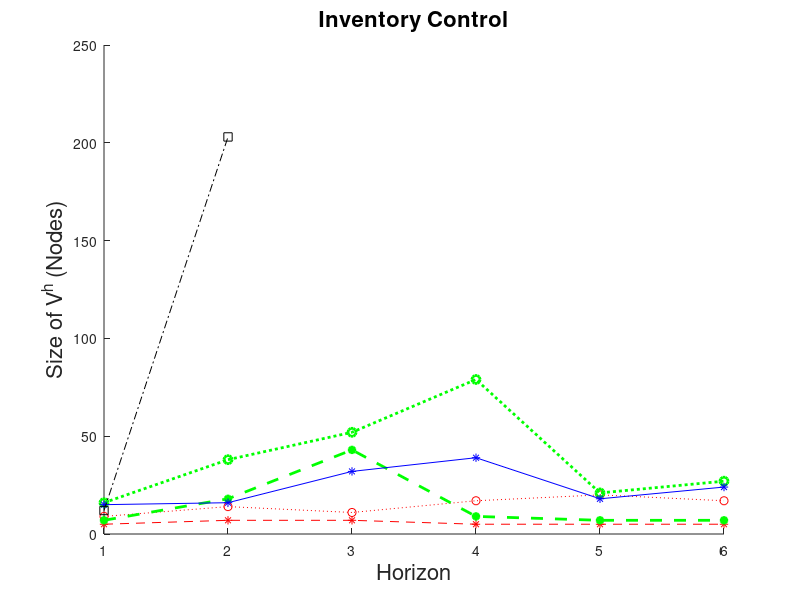

Write MATLAB code to recreate this figure. (Note: this script raises an error after producing the figure.)
SA1D = [1    5   47;
    2   7  203;
    3   7  437;
    4   5  577;
    5   5  702;
    6   5  811 ]

SA1S = [1   9   172;
    2   14  952;
    3   11  2013;
    4   17  2918;  
    5   20  5118;
    6   17  7006]

SA2D = [1    7   720;
    2   18  5016;
    3   43  12701;
    4   9  17069;
	5   7  18345;
	6   7  19407]

SA2S = [1   16   1459;
    2   38  18980;
    3   52  82101;
    4   79  253003;  
    5   21  490555;
    6   27  501219]

SA3D = [1    15   2180;
    2   16  35782;
    3   32  100974;
    4   39  627762;
	5   18  757605;
	6   24  904707]

E = [12 267;
     203  15099;
     Inf Inf];



hold on;
xlabel('Horizon', 'FontSize', 16);
ylabel('Size of V^h (Nodes)', 'FontSize', 16);
title('Inventory Control', 'FontSize', 16);
set(gca,'XTick',1:1:6);
% axes('FontSize', 16);
plot(1:6, SA1D(:,2), '--r*');
plot(1:6, SA1S(:,2), ':ro');
plot(1:6, SA2D(:,2), '--g*','linewidth',2);
plot(1:6, SA2S(:,2), ':go','linewidth',2);
plot(1:6, SA3D(:,2), '-b*');
plot(1:3, E(:,1), '-.ks');

legend('1 Item, DD ','1 Item, SD ', '2 Item,DD','2 Item, SD', '3 Item, DD','1 Item, DD,no pruning', 6, 'FontSize', 16);
hold off;


%%

figure;
semilogy(1:6,SA1D(:,3), '--r*');
hold on;
semilogy(1:6,SA1S(:,3), ':ro');
semilogy(1:6,SA2D(:,3), '--g*','linewidth',2);
semilogy(1:6, SA2S(:,3), ':go','linewidth',2);
semilogy(1:6,SA3D(:,3), '-b*');
semilogy(1:6,E(:,2), '-.ks');
xlabel('Horizon', 'FontSize', 16);
ylabel('Time(ms)', 'FontSize', 16);
title('Inventory Control', 'FontSize', 16);
set(gca,'XTick',1:1:6);
legend('1 Item, DD ','1 Item, SD ', '2 Item,DD','2 Item, SD', '3 Item, DD','1 Item, DD,no pruning', 6, 'FontSize', 16);
hold off;